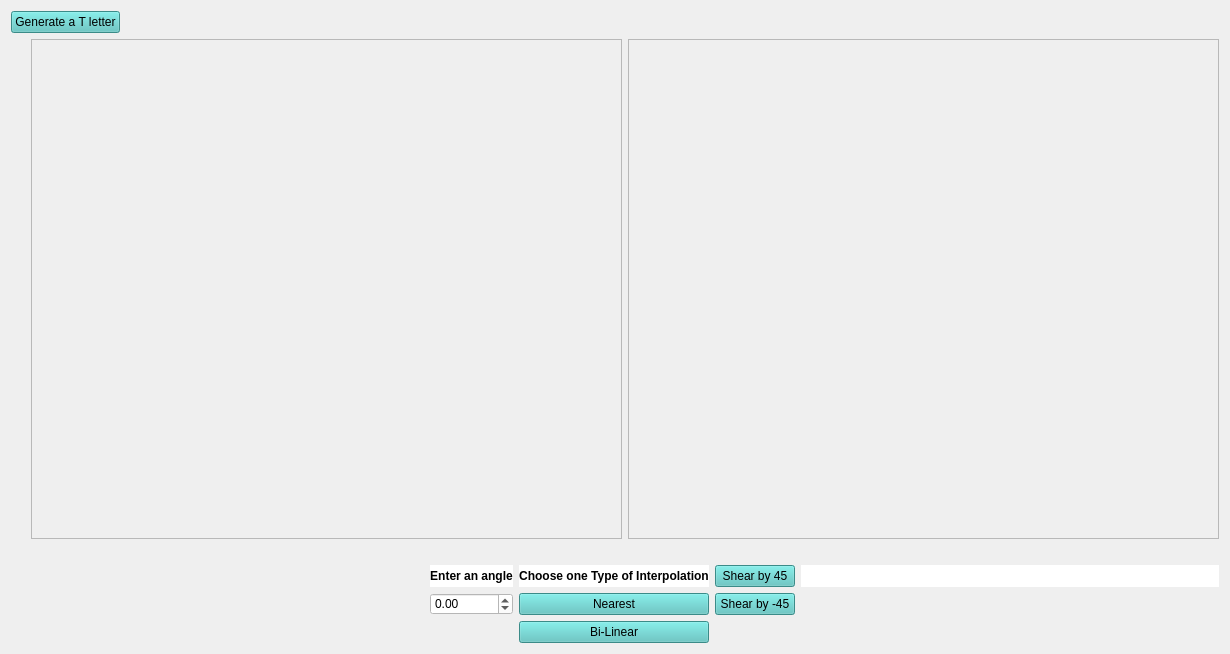
      <widget class="QWidget" name="rotationTab">
       <attribute name="title">
        <string>Rotation</string>
       </attribute>
       <layout class="QGridLayout" name="gridLayout_10">
        <item row="0" column="0">
         <layout class="QGridLayout" name="gridLayout_9">
          <item row="0" column="0">
           <layout class="QGridLayout" name="gridLayout_8">
            <item row="0" column="1">
             <spacer name="horizontalSpacer_4">
              <property name="orientation">
               <enum>Qt::Horizontal</enum>
              </property>
              <property name="sizeHint" stdset="0">
               <size>
                <width>40</width>
                <height>20</height>
               </size>
              </property>
             </spacer>
            </item>
            <item row="0" column="0">
             <widget class="QPushButton" name="generateTLetterPushButton">
              <property name="styleSheet">
               <string notr="true">background-color: rgb(83, 194, 191);</string>
              </property>
              <property name="text">
               <string>Generate a T letter</string>
              </property>
             </widget>
            </item>
           </layout>
          </item>
          <item row="2" column="0">
           <layout class="QGridLayout" name="gridLayout_7">
            <item row="0" column="4">
             <widget class="QLabel" name="informationLabel">
              <property name="font">
               <font>
                <pointsize>10</pointsize>
                <weight>75</weight>
                <bold>true</bold>
               </font>
              </property>
              <property name="styleSheet">
               <string notr="true">background-color: rgb(255, 255, 255);</string>
              </property>
              <property name="text">
               <string/>
              </property>
              <property name="alignment">
               <set>Qt::AlignCenter</set>
              </property>
             </widget>
            </item>
            <item row="2" column="2">
             <widget class="QPushButton" name="bilinearPushButton">
              <property name="sizePolicy">
               <sizepolicy hsizetype="Minimum" vsizetype="Fixed">
                <horstretch>0</horstretch>
                <verstretch>0</verstretch>
               </sizepolicy>
              </property>
              <property name="styleSheet">
               <string notr="true">background-color: rgb(83, 194, 191);</string>
              </property>
              <property name="text">
               <string>Bi-Linear</string>
              </property>
              <property name="checkable">
               <bool>true</bool>
              </property>
              <attribute name="buttonGroup">
               <string notr="true">buttonGroup</string>
              </attribute>
             </widget>
            </item>
            <item row="0" column="2">
             <widget class="QLabel" name="label_6">
              <property name="sizePolicy">
               <sizepolicy hsizetype="Fixed" vsizetype="Preferred">
                <horstretch>0</horstretch>
                <verstretch>0</verstretch>
               </sizepolicy>
              </property>
              <property name="font">
               <font>
                <pointsize>9</pointsize>
                <weight>75</weight>
                <bold>true</bold>
               </font>
              </property>
              <property name="styleSheet">
               <string notr="true">background-color: rgb(255, 255, 255);</string>
              </property>
              <property name="text">
               <string>Choose one Type of Interpolation</string>
              </property>
              <property name="alignment">
               <set>Qt::AlignCenter</set>
              </property>
             </widget>
            </item>
            <item row="1" column="0">
             <spacer name="horizontalSpacer_6">
              <property name="orientation">
               <enum>Qt::Horizontal</enum>
              </property>
              <property name="sizeHint" stdset="0">
               <size>
                <width>40</width>
                <height>20</height>
               </size>
              </property>
             </spacer>
            </item>
            <item row="1" column="2">
             <widget class="QPushButton" name="nearestPushButton">
              <property name="sizePolicy">
               <sizepolicy hsizetype="Minimum" vsizetype="Fixed">
                <horstretch>0</horstretch>
                <verstretch>0</verstretch>
               </sizepolicy>
              </property>
              <property name="styleSheet">
               <string notr="true">background-color: rgb(83, 194, 191);</string>
              </property>
              <property name="text">
               <string>Nearest</string>
              </property>
              <property name="checkable">
               <bool>true</bool>
              </property>
              <attribute name="buttonGroup">
               <string notr="true">buttonGroup</string>
              </attribute>
             </widget>
            </item>
            <item row="1" column="4">
             <spacer name="horizontalSpacer_7">
              <property name="orientation">
               <enum>Qt::Horizontal</enum>
              </property>
              <property name="sizeHint" stdset="0">
               <size>
                <width>40</width>
                <height>20</height>
               </size>
              </property>
             </spacer>
            </item>
            <item row="0" column="3">
             <widget class="QPushButton" name="shearPushButton">
              <property name="styleSheet">
               <string notr="true">background-color: rgb(83, 194, 191);</string>
              </property>
              <property name="text">
               <string>Shear by 45</string>
              </property>
              <property name="checkable">
               <bool>true</bool>
              </property>
              <attribute name="buttonGroup">
               <string notr="true">buttonGroup_2</string>
              </attribute>
             </widget>
            </item>
            <item row="1" column="1">
             <widget class="QDoubleSpinBox" name="rotateDoubleSpinBox">
              <property name="styleSheet">
               <string notr="true">background-color: rgb(255, 255, 255);</string>
              </property>
              <property name="minimum">
               <double>-360.000000000000000</double>
              </property>
              <property name="maximum">
               <double>360.000000000000000</double>
              </property>
             </widget>
            </item>
            <item row="0" column="1">
             <widget class="QLabel" name="label_5">
              <property name="font">
               <font>
                <pointsize>9</pointsize>
                <weight>75</weight>
                <bold>true</bold>
               </font>
              </property>
              <property name="styleSheet">
               <string notr="true">background-color: rgb(255, 255, 255);</string>
              </property>
              <property name="text">
               <string>Enter an angle</string>
              </property>
              <property name="alignment">
               <set>Qt::AlignCenter</set>
              </property>
             </widget>
            </item>
            <item row="1" column="3">
             <widget class="QPushButton" name="shearNegativePushButton">
              <property name="styleSheet">
               <string notr="true">background-color: rgb(83, 194, 191);</string>
              </property>
              <property name="text">
               <string>Shear by -45</string>
              </property>
              <property name="checkable">
               <bool>true</bool>
              </property>
              <attribute name="buttonGroup">
               <string notr="true">buttonGroup_2</string>
              </attribute>
             </widget>
            </item>
           </layout>
          </item>
          <item row="1" column="0">
           <layout class="QGridLayout" name="gridLayout_6">
            <item row="0" column="0">
             <spacer name="verticalSpacer_3">
              <property name="orientation">
               <enum>Qt::Vertical</enum>
              </property>
              <property name="sizeType">
               <enum>QSizePolicy::Fixed</enum>
              </property>
              <property name="sizeHint" stdset="0">
               <size>
                <width>20</width>
                <height>500</height>
               </size>
              </property>
             </spacer>
            </item>
            <item row="1" column="3">
             <spacer name="horizontalSpacer_9">
              <property name="orientation">
               <enum>Qt::Horizontal</enum>
              </property>
              <property name="sizeType">
               <enum>QSizePolicy::Fixed</enum>
              </property>
              <property name="sizeHint" stdset="0">
               <size>
                <width>591</width>
                <height>20</height>
               </size>
              </property>
             </spacer>
            </item>
            <item row="1" column="1">
             <spacer name="horizontalSpacer_8">
              <property name="orientation">
               <enum>Qt::Horizontal</enum>
              </property>
              <property name="sizeType">
               <enum>QSizePolicy::Fixed</enum>
              </property>
              <property name="sizeHint" stdset="0">
               <size>
                <width>591</width>
                <height>20</height>
               </size>
              </property>
             </spacer>
            </item>
            <item row="1" column="0">
             <spacer name="horizontalSpacer_5">
              <property name="orientation">
               <enum>Qt::Horizontal</enum>
              </property>
              <property name="sizeType">
               <enum>QSizePolicy::Fixed</enum>
              </property>
              <property name="sizeHint" stdset="0">
               <size>
                <width>5</width>
                <height>20</height>
               </size>
              </property>
             </spacer>
            </item>
            <item row="0" column="1">
             <widget class="QScrollArea" name="scrollArea_4">
              <property name="widgetResizable">
               <bool>true</bool>
              </property>
              <widget class="QWidget" name="scrollAreaWidgetContents_5">
               <property name="geometry">
                <rect>
                 <x>0</x>
                 <y>0</y>
                 <width>589</width>
                 <height>510</height>
                </rect>
               </property>
               <layout class="QGridLayout" name="gridLayout_11">
                <item row="0" column="0">
                 <layout class="QGridLayout" name="tLetterGridLayout"/>
                </item>
               </layout>
              </widget>
             </widget>
            </item>
            <item row="0" column="3">
             <widget class="QScrollArea" name="scrollArea_5">
              <property name="widgetResizable">
               <bool>true</bool>
              </property>
              <widget class="QWidget" name="scrollAreaWidgetContents_6">
               <property name="geometry">
                <rect>
                 <x>0</x>
                 <y>0</y>
                 <width>589</width>
                 <height>510</height>
                </rect>
               </property>
               <layout class="QGridLayout" name="gridLayout_12">
                <item row="0" column="0">
                 <layout class="QGridLayout" name="rotatedImageGridLayout"/>
                </item>
               </layout>
              </widget>
             </widget>
            </item>
           </layout>
          </item>
         </layout>
        </item>
       </layout>
      </widget>
